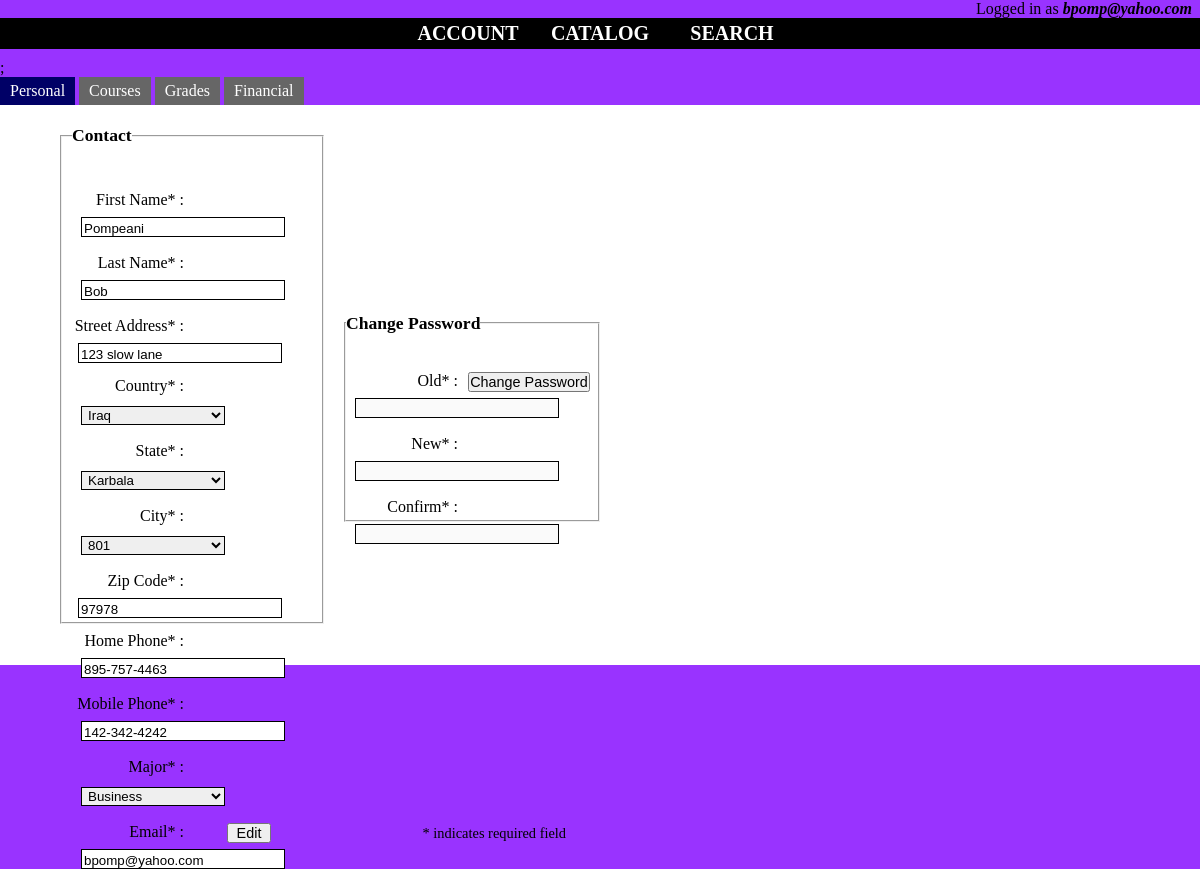
The page /php/account.php?username=bpomp@yahoo.com on the database its author committed.
### tables this page shows
CREATE TABLE `users` (
  `user_first_name` varchar(30) NOT NULL,
  `user_last_name` varchar(30) NOT NULL,
  `user_email` varchar(30) NOT NULL,
  `user_password` varchar(61) NOT NULL,
  `user_country` varchar(40) NOT NULL,
  `user_state` varchar(40) NOT NULL,
  `user_city` varchar(40) NOT NULL,
  `user_major` varchar(30) NOT NULL,
  `user_address` varchar(50) NOT NULL,
  `user_home_phone` varchar(15) NOT NULL,
  `user_mobile_phone` varchar(15) DEFAULT NULL,
  `user_postal_code` int(5) NOT NULL,
  `user_balance` decimal(10,2) NOT NULL DEFAULT '0.00',
  PRIMARY KEY (`user_email`),
  KEY `country` (`user_country`),
  KEY `state` (`user_state`),
  KEY `city` (`user_city`),
  KEY `major` (`user_major`),
  CONSTRAINT `users_ibfk_1` FOREIGN KEY (`user_country`) REFERENCES `countries` (`country_name`) ON DELETE CASCADE ON UPDATE CASCADE,
  CONSTRAINT `users_ibfk_2` FOREIGN KEY (`user_state`) REFERENCES `states` (`state_name`) ON DELETE CASCADE ON UPDATE CASCADE,
  CONSTRAINT `users_ibfk_3` FOREIGN KEY (`user_city`) REFERENCES `cities` (`city_name`) ON DELETE CASCADE ON UPDATE CASCADE,
  CONSTRAINT `users_ibfk_4` FOREIGN KEY (`user_major`) REFERENCES `majors` (`major`) ON DELETE CASCADE ON UPDATE CASCADE
);

### php/account.php (the view, shortened to what this page needs)
<!DOCTYPE html>
<?php
    include("config.php");
    $username = $_GET['username'];
    if ( isset($username) && $username != '' ) {
      $sql = "SELECT user_first_name,
                     user_last_name,
                     user_country,
                     user_state,
                     user_city,
                     user_major,
                     user_address,
                     user_home_phone,
                     user_mobile_phone,
                     user_postal_code,
                     user_balance
              FROM   users
              WHERE  user_email = ?";
       $stmt = $conn->prepare($sql);
       $stmt->bind_param('s', $username);
       if ($stmt->execute()) {
           $stmt->bind_result($firstName,
                              $lastName,
                              $country,
                              $state,
                              $city,
                              $major,
                              $address,
                              $homePhone,
                              $mobilePhone,
                              $postalCode,
                              $balance);
       }
    }
?>
<html lang="en">
  <head>
    <link rel="stylesheet" href="../css/accountstyles.css"/>
  </head>
    <body>
      <div id="loggedincontainer">
           <label id="loggedinlabel"> Logged in as <span id="fontusername"><?php echo $username ?></span></label>
      </div>
      <?php include("../php/navigation.php")?>;
      <ul class="tabs">
         <li><a href="#tab-personal">Personal</a></li>
         <li><a href="#tab-courses">Courses</a></li>
         <li><a href="#tab-grades">Grades</a></li>
         <li><a href="#tab-financial">Financial</a></li>
      </ul>
      <div id="tab-personal" class="tabsjump">
             <div id="contactcontainer" >
             <form id="contactform" >
                <fieldset id="contactfieldset">
                   <legend>Contact</legend>
                    <div id="errorcontainer" class="error"></div>
                    <label class="contactlabel">First Name* :</label><input type="text" id="firstname" class="contactinput" value="<?php echo $firstName?>" readonly>
                    <label class="contactlabel">Last Name* :</label><input type="text" id="lastname" class="contactinput" value="<?php echo $lastName?>" readonly>
                    <label class="contactlabel">Street Address* :</label><input type="text" id="streetaddress" value="<?php echo $address?>" readonly>
                     <label class="contactlabel">Country* :</label> <select id="countrydropdown" class="contactinput">
                        <?php
                            $result =  $conn->query("SELECT * FROM countries");
                               if ($result) {
                                  while ($row = $result->fetch_assoc()) {
                                        $selected = ($country == $row["country_name"]) ? " selected" : "";
                                        echo "<option value=", $row["country_id"], $selected,  ">", $row["country_name"], "</option>";
                                  }
                               }
                        ?>
                     </select>
                     <label class="contactlabel">State* :</label> <select id="statedropdown" class="contactinput">
                        <?php
                          $stmt = $conn->prepare("SELECT country_id FROM countries WHERE country_name = ?");
                          $stmt->bind_param('s', $country);
                          if ($stmt->execute()) {
                             $stmt->bind_result($countryID);
                          }
                          $stmt = $conn->prepare("SELECT state_id, state_name FROM states WHERE country_id = ?");
                          $stmt->bind_param('i', $countryID);
                          if($stmt->execute()) {
                              $stmt->bind_result($stateID, $stateName);
                              while ($stmt->fetch())   {
                                    $selected = ($state == $stateName) ? " selected" : "";
                                    echo "<option value=", $stateID,  $selected,  ">",  $stateName,  "</option>";
                              }
                          }
                          ?>
                     </select>
                     <label class="contactlabel">City* :</label> <select id="citydropdown" class="contactinput">
                        <?php
                            $stmt = $conn->prepare("SELECT city_name, city_id FROM cities WHERE state_id = ?");
                            $stmt->bind_param('i', $stateID);
                            if ($stmt->execute()) {
                               $stmt->bind_result($cityName, $cityID);
                               while ($stmt->fetch()) {
                                  $selected = ($city == $cityName) ? " selected" : "";
                                  echo "<option value=", $cityID . $selected . ">" . $stateID . "</option>";
                               }
                            }
                          ?>
                     </select>
                    <label class="contactlabel">Zip Code* :</label><input type="text" id="zipcode" value="<?php echo $postalCode?>" readonly>
                    <label class="contactlabel">Home Phone* :</label><input type="text" id="homephone" class="contactinput" value="<?php echo $homePhone?>" readonly>
                    <label class="contactlabel">Mobile Phone* :</label><input type="text" id="mobilephone" class="contactinput" value="<?php echo $mobilePhone?>" readonly>
                    <label class="contactlabel">Major* : </label> <select id="majordropdown" class="contactinput">
                        <?php
                          $result = $conn->query("SELECT DISTINCT user_major FROM users");
                          if($result) {
                              while ($row = $result->fetch_assoc())   {
                                    $selected = ($major == $user_major) ? " selected" : "";
                                    echo "<option value=", $row["user_major"], $selected, ">", $row["user_major"], "</option>";
                              }
                          }
                          ?>
                    </select>
                    <label class="contactlabel">Email* :</label><input type="text" id="email", class="contactinput" value="<?php echo $username?>"readonly>
                    <div id="editbuttoncontainer">
                        <button type="button" id="editbutton">Edit</button>
                    </div>
                </fieldset>
              </form>
             </div>
             <div id="passwordcontainer">
                <form id="passwordform">
                     <fieldset id="passwordfieldset">
                        <legend>Change Password</legend>
                           <div id="passwordmessage" class="error"></div>
                           <label class="contactlabel">Old* :</label><input type="password" id="oldpassword" class="contactinput" disabled>
                           <label class="contactlabel">New* :</label><input type="password" id="newpassword" class="contactinput" disabled>
                           <label class="contactlabel">Confirm* :</label><input type="password" id="confirmpassword" class="contactinput" disabled>
                           <div id="passwordbuttoncontainer">
                                <button type="button" id="changepasswordbutton">Change Password</button>
                           </div>
                     </fieldset>
                </form>
                <div id="allfieldsrequirednotation">* indicates required field</div>
           </div>
      </div>
    </body>
</html>

### php/navigation.php (shortened to what this page needs)
<html>
    <body>
        <div id="nav">
                  <ul class="navelements">
                    <li><a href="http://localhost/php/account.php" class="links">Account</a></li>
                    <li><a href="http://localhost/php/catalog.php" class="links">Catalog</a></li>
                    <li><a href="http://localhost/php/search.php" class="links">Search</a></li>
                  </ul>
        </div>
    </body>
</html>

### css/accountstyles.css (style rules this page uses)
* { padding:0; margin:0 }
body { background-color: #9933ff; }
.tabs li { list-style: none; display: inline; }
.tabs a { padding: 5px 10px; display: inline-block; background: #666; color: #fff; text-decoration: none; }
.tabs a.active { background: #000066; }
.tabsjump { padding: 10px; width: 100%; height: 540px; background-color: white; }
#nav ul { margin-bottom: 10px; padding: 0; text-align: center; background-color: #000000; }
#nav ul li { display: inline; list-style: none; }
#nav li a:link, #nav li a:visited { width: 120px; padding: 4px; font-weight: bold; color: #FFFFFF; display: inline-block; background-color: #000000; text-align: center; font-size: 20px; text-decoration: none; text-transform: uppercase; }
#tab-personal label { float: left; clear: both; width: 110px; padding-top: 6px; }
#tab-personal input { float: left; padding-top: 3px; margin-top: 6px; width: 200px; }
.contactinput { padding-left: 2px; margin: 9px; border: 1px solid black; width: 60%; pointer-events: none; }
#streetaddress { padding-left: 2px; margin: 6px; border: 1px solid black; width: 60%; pointer-events: none; }
#zipcode { padding-left: 2px; margin: 6px; border: 1px solid black; width: 60%; pointer-events: none; }
#editbutton { font-size: 0.9em; width: 18%; margin-top: 8px; }
#editbuttoncontainer { width: 100%; height: 6%; text-align: center; }
legend { font-weight: bold; font-size: 110%; }
#contactcontainer { display: inline-block; width: 25%; height: 100%; }
#contactfieldset { width: 80%; height: 88%; padding: 10px; }
#loggedincontainer { height: 20%; text-align: right; }
#loggedinlabel { padding-right: 8px; }
#fontusername { font-weight: bold; font-style: italic; }
.contactlabel { width: 40%; margin-left: 6px; text-align: right; margin: 2px; }
.error { color: red; font-size: 1.2em; }
#errorcontainer { width: 100%; height: 5%; text-align: center; margin-bottom: 4px; }
#passwordmessage { width: 100%; height: 14%; text-align: center; margin-top: 4px; }
#contactform { margin-left: 40px; width: 100%; height: 100%; padding: 10px; }
#allfieldsrequirednotation { width: 100%; margin-top: -28px; font-size: 0.9em; text-align: right; }
#passwordform { height: 100%; width: 100%; margin-left: 30px; }
#passwordfieldset { height: 38%; width: 100%; }
#passwordcontainer { display: inline-block; height: 100%; width: 21%; }
#changepasswordbutton { font-size: 0.9em; margin-top: 8px; }
#passwordbuttoncontainer { height: 100%; width: 100%; text-align: center; }

### rows shown on the page
users: user_first_name "Pompeani", user_last_name "Bob", user_address "123 slow lane", user_postal_code "97978", user_home_phone "895-757-4463", user_mobile_phone "142-342-4242"

### other values the page prints
$username "bpomp@yahoo.com"
form field value "Iraq"
form field value "Karbala"
form field value "801"
form field value "Business"
